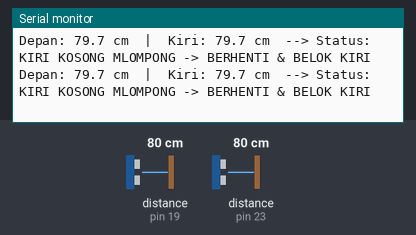
Recording of a sketch running on a simulated Arduino Mega 2560, built with avr-gcc and run on an emulated ATmega2560. Parts: the last lines printed to the serial monitor. Wiring (inferred from the names in the program): 2 × ultrasonic range finder: trigger pin 18, echo pin 19 / trigger pin 22, echo pin 23. The test bench sets the inputs (shaded band); at power-on: distance to the obstacle (sensors on pin 19, pin 23) 80 cm. The echo pulse lasts 58.3 µs per cm.

Above: at 2.2 s.
2.3 s: distance to the obstacle (sensor on pin 19) set to 27 cm
At 2.6 s:
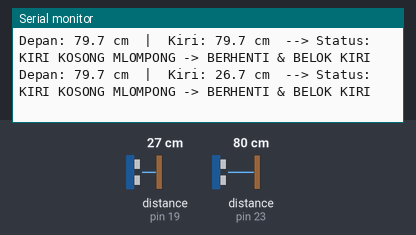
3.8 s: distance to the obstacle (sensor on pin 19) set to 22 cm
At 4.25 s:
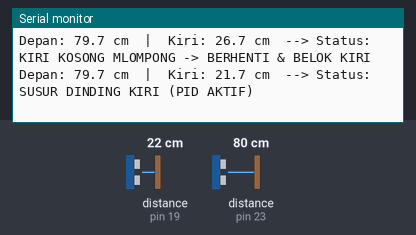
6.1 s: distance to the obstacle (sensor on pin 23) set to 17 cm
At 6.16 s:
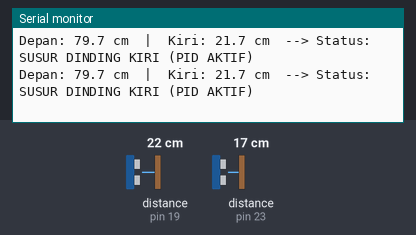
7.6 s: distance to the obstacle (sensor on pin 23) set to 13 cm
At 8.05 s:
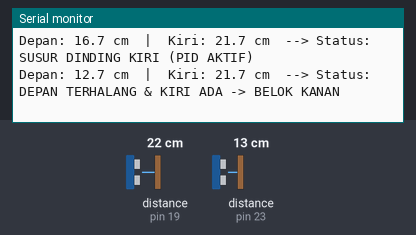

Measured:
- the behaviour switches between 26 and 25 cm on distance to the obstacle (sensor on pin 19) (found by bisection; images 1 and 2)
- the behaviour switches between 16 and 15 cm on distance to the obstacle (sensor on pin 23) (found by bisection; images 3 and 4)
- after the input at 2.3 s, the serial monitor: prints a new line after 0.11 s (image 1)
- after the input at 3.8 s, the serial monitor: prints a new line after 0.26 s (image 2)
- after the input at 7.6 s, the serial monitor: prints a new line after 0.26 s (image 4)

The sketch:

debug.ino
```cpp
// --- PIN SENSOR ULTRASONIK (HC-SR04) ---
const int TRIG_DEPAN = 22;
const int ECHO_DEPAN = 23;

const int TRIG_KIRI  = 18;
const int ECHO_KIRI  = 19;

// --- AMBANG BATAS JARAK (CM) ---
const float BATAS_DEPAN    = 15.0; // Dianggap ada halangan di depan
const float BATAS_KIRI_ADA = 25.0; // Dianggap masih ada dinding di kiri

void setup() {
  Serial.begin(115200);

  pinMode(TRIG_DEPAN, OUTPUT);
  pinMode(ECHO_DEPAN, INPUT);
  pinMode(TRIG_KIRI, OUTPUT);
  pinMode(ECHO_KIRI, INPUT);

  Serial.println("=== MULAI DEBUG SENSOR ULTRASONIK ===");
  delay(1000);
}

void loop() {
  // 1. Baca jarak sensor depan
  float jarakDepan = bacaUltrasonik(TRIG_DEPAN, ECHO_DEPAN);
  delay(15); // Jeda agar gelombang suara sensor depan tidak mengganggu sensor kiri

  // 2. Baca jarak sensor kiri
  float jarakKiri = bacaUltrasonik(TRIG_KIRI, ECHO_KIRI);

  // 3. Print hasil pembacaan jarak
  Serial.print("Depan: ");
  if (jarakDepan >= 900) {
    Serial.print("KOSONG (>400 cm)");
  } else {
    Serial.print(jarakDepan, 1);
    Serial.print(" cm");
  }

  Serial.print("  |  Kiri: ");
  if (jarakKiri >= 900) {
    Serial.print("KOSONG (>400 cm)");
  } else {
    Serial.print(jarakKiri, 1);
    Serial.print(" cm");
  }

  // 4. Print simulasi keputusan robot berdasarkan kondisi
  Serial.print("  --> Status: ");
  if (jarakDepan <= BATAS_DEPAN) {
    if (jarakKiri <= BATAS_KIRI_ADA) {
      Serial.println("DEPAN TERHALANG & KIRI ADA -> BELOK KANAN");
    } else {
      Serial.println("DEPAN TERHALANG & KIRI KOSONG -> BELOK KIRI");
    }
  } else if (jarakKiri > BATAS_KIRI_ADA) {
    Serial.println("KIRI KOSONG MLOMPONG -> BERHENTI & BELOK KIRI");
  } else {
    Serial.println("SUSUR DINDING KIRI (PID AKTIF)");
  }

  delay(250); // Jeda pembacaan agar mudah dibaca di Serial Monitor
}

float bacaUltrasonik(int trigPin, int echoPin) {
  digitalWrite(trigPin, LOW);
  delayMicroseconds(2);
  digitalWrite(trigPin, HIGH);
  delayMicroseconds(10);
  digitalWrite(trigPin, LOW);

  long durasi = pulseIn(echoPin, HIGH, 25000);
  if (durasi == 0) {
    return 999.0; // Timeout (tidak ada pantulan)
  }
  return durasi * 0.0343 / 2.0;
}
```
